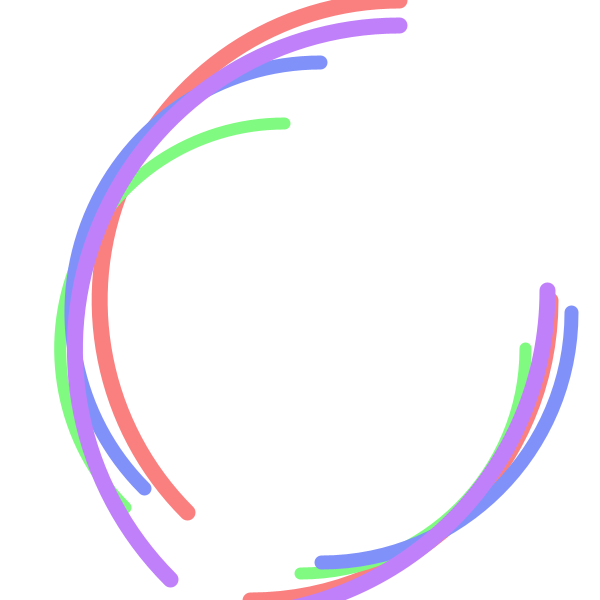
Frame 1 (no input)
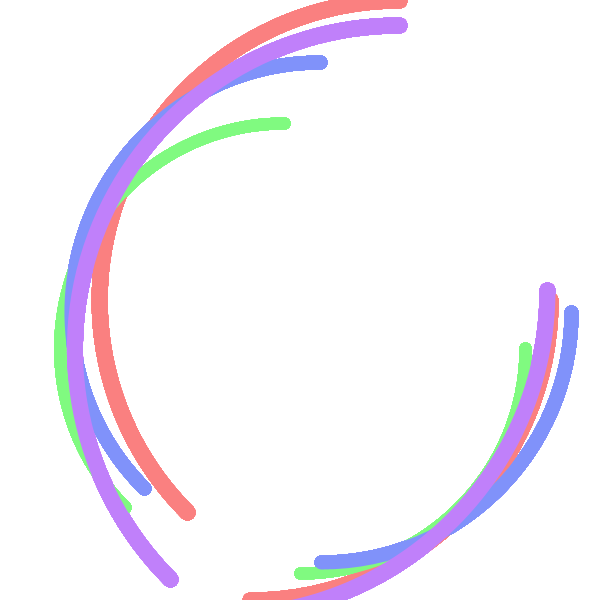
Frame 60 (the mouse pressed at the canvas centre just before this capture)
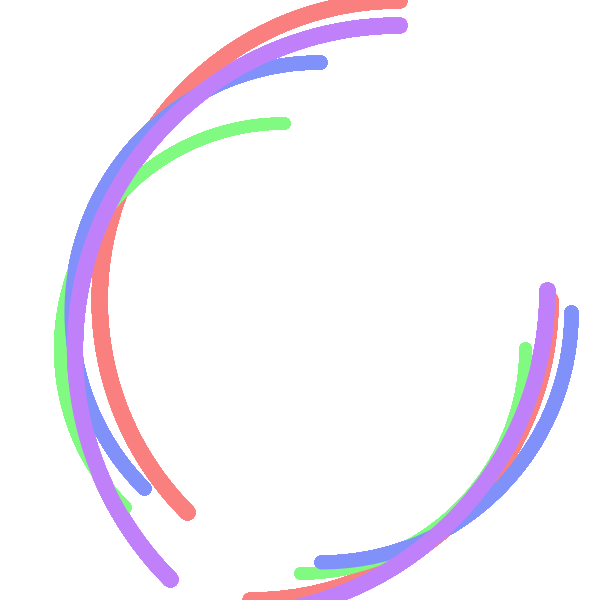
Frame 120 (the mouse held since frame 60 and released just before this capture)

The Processing sketch that drew these frames (run headless with seeded random() and noise(); from frame 60 on, the mouse is pressed at the canvas centre):

// Processing sketch: Exercise_A2
// ── Exercise_A2.pde
// Michael Lam
// March 8, 2018
// Set A, Exercise 2: Beautiful, colourful arcs.

// Last updated June 2, 2018
// - Removed duplicate code
// - Added additional documentation
// - Updated spacing to make code easier to read

// Initial setup
void setup() {
  size(600, 600);
  background(255);
  noFill();
}

void draw() {
  // Red arcs
  strokeWeight(16);
  stroke(250, 128, 128);
  arc(400, 300, 600, 600, PI-QUARTER_PI, PI+HALF_PI);
  arc(250, 300, 600, 600, 0, PI-HALF_PI);

  // Green arcs
  strokeWeight(12);
  stroke(128, 250, 128);
  arc(285, 348, 450, 450, PI-QUARTER_PI, PI+HALF_PI);
  arc(300, 348, 450, 450, 0, PI-HALF_PI);

  // Blue arcs
  strokeWeight(14);
  stroke(128, 146, 250);
  arc(321, 312, 500, 500, PI-QUARTER_PI, PI+HALF_PI);
  arc(321, 312, 500, 500, 0, PI-HALF_PI);

  // Purple arcs
  strokeWeight(16);
  stroke(192, 128, 250);
  arc(400, 350, 650, 650, PI-QUARTER_PI, PI+HALF_PI);
  arc(222, 290, 650, 650, 0, PI-HALF_PI);
}
